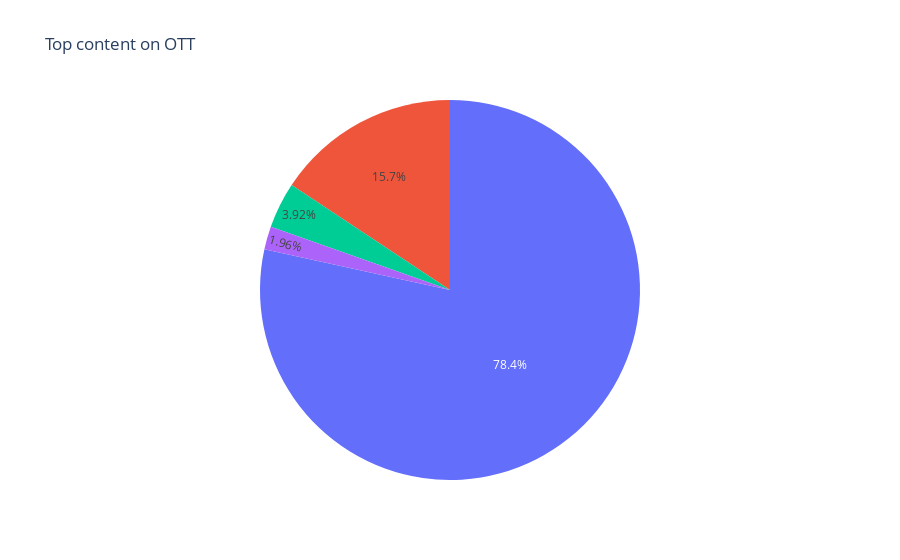

Notebook code for this chart:
### Code cell
fig = px.pie(labels=indexes, values=values,title='Top content on OTT',hover_name=indexes)
fig.show()

### Figure 1 — Plotly figure (JSON) as saved in the notebook; plotly's stock layout.template omitted (floating-point values rounded to 4 significant figures)
{"data": [{"domain": {"x": [0, 1], "y": [0, 1]}, "hovertemplate": "<b>%{hovertext}</b><br><br>value=%{value}<extra></extra>", "hovertext": ["Netflix", "Hulu", "Disney", "Amazon Prime"], "legendgroup": "", "name": "", "showlegend": false, "type": "pie", "values": [16, 4, 2, 80]}], "layout": {"legend": {"tracegroupgap": 0}, "title": {"text": "Top content on OTT"}}}
